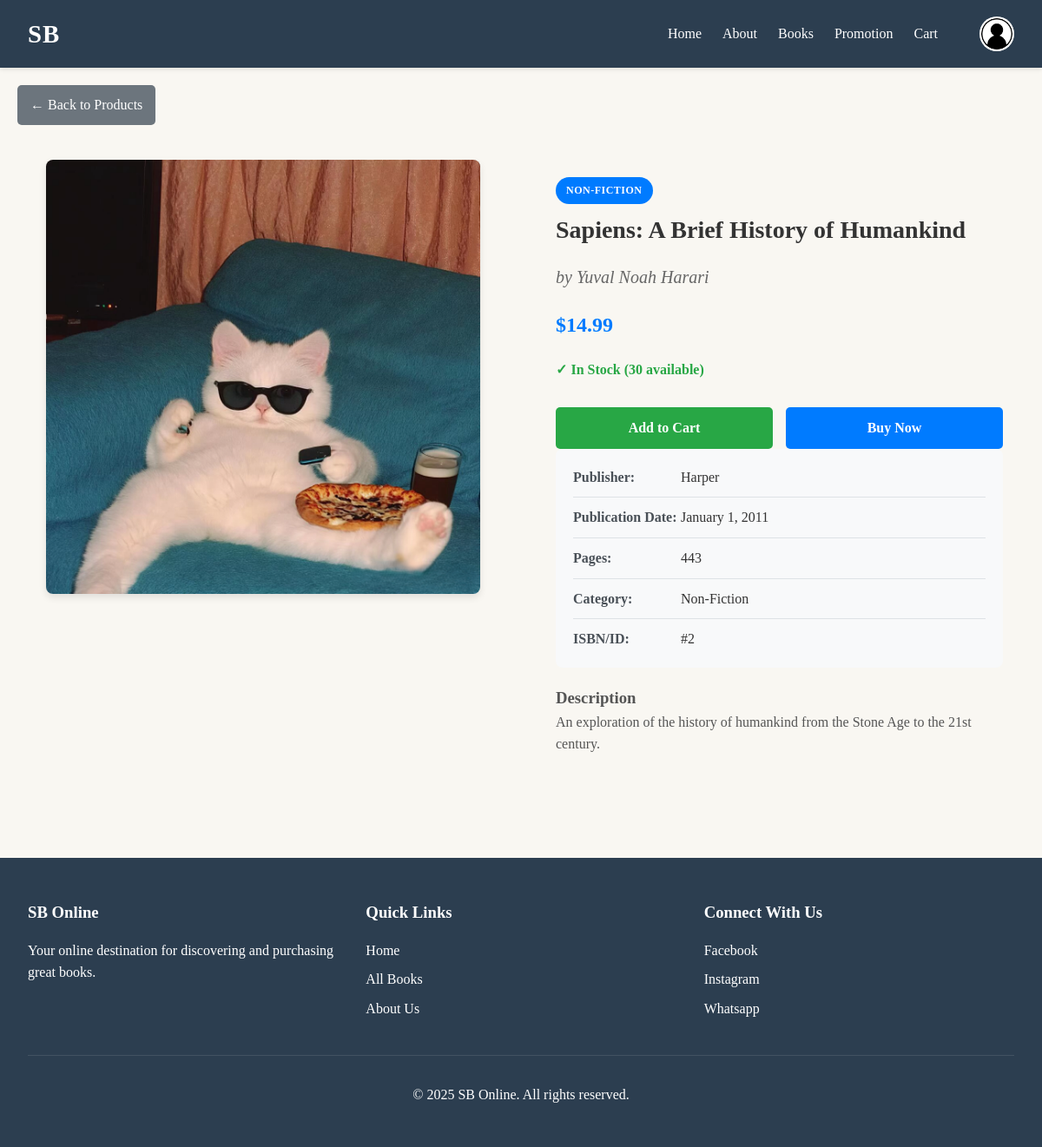
Screenshot of /page/product_details.php?id=2 (signed in) with the database file from the repository.
### tables this page shows
CREATE TABLE `products` (
  `id` int(11) NOT NULL,
  `category_id` int(11) DEFAULT NULL,
  `title` varchar(255) NOT NULL,
  `author` varchar(255) NOT NULL,
  `price` decimal(10,2) NOT NULL,
  `description` text DEFAULT NULL,
  `publisher` varchar(255) DEFAULT NULL,
  `publication_date` date DEFAULT NULL,
  `pages` int(11) DEFAULT NULL,
  `cover_image` varchar(255) DEFAULT NULL,
  `images` longtext DEFAULT NULL CHECK (json_valid(`images`)),
  `stock_quantity` int(11) DEFAULT 0,
  `low_stock_threshold` int(11) DEFAULT 10,
  `stock_status` enum('in_stock','low_stock','out_of_stock') DEFAULT 'in_stock',
  `needs_reorder` enum('yes','no') DEFAULT 'no',
  `last_restocked` date DEFAULT NULL,
  `created_at` timestamp NOT NULL DEFAULT current_timestamp(),
  `updated_at` timestamp NOT NULL DEFAULT current_timestamp() ON UPDATE current_timestamp()
);

CREATE TABLE `categories` (
  `id` int(11) NOT NULL,
  `name` varchar(255) NOT NULL,
  `description` text DEFAULT NULL,
  `sort_order` int(11) DEFAULT 0,
  `created_at` timestamp NOT NULL DEFAULT current_timestamp(),
  `updated_at` timestamp NOT NULL DEFAULT current_timestamp() ON UPDATE current_timestamp()
);

### page/product_details.php (the view, shortened to what this page needs)
<?php
$host = 'localhost';
$dbname = 'sbonline';
$username = 'root';
$password = '';
$productImages = [];
$error = '';
if (!isset($_GET['id']) || empty($_GET['id'])) {
    $error = "Product ID is required.";
} else {
    $productId = intval($_GET['id']);
    try {
        $pdo = new PDO("mysql:host=$host;dbname=$dbname;charset=utf8", $username, $password);
        $pdo->setAttribute(PDO::ATTR_ERRMODE, PDO::ERRMODE_EXCEPTION);
        $sql = "SELECT p.*, c.name as category_name, c.id as category_id
                FROM products p
                LEFT JOIN categories c ON p.category_id = c.id
                WHERE p.id = ?";
        $stmt = $pdo->prepare($sql);
        $stmt->execute([$productId]);
        $product = $stmt->fetch(PDO::FETCH_ASSOC);
        if (!$product) {
            $error = "Product not found.";
        } else {
            $productImages = json_decode($product['images'] ?? '[]', true);
        }
    } catch (PDOException $e) {
        $error = "Database error: " . $e->getMessage();
    }
}
include '../sb_head.php';
?>
<!DOCTYPE html>
<html lang="en">
<head>
    <link rel="stylesheet" href="/css/product.css">
</head>
<body>
    <div class="product-details-container">
        <?php if ($error): ?>
            <div class="error-message">
                <h3>Error</h3>
                <p><?php echo htmlspecialchars($error); ?></p>
                <a href="product.php" class="back-button">Back to Products</a>
            </div>
        <?php elseif ($product): ?>
            <a href="product_view.php" class="back-button">&larr; Back to Products</a>
            <div class="product-details">
                <div class="product-images">
                    <div class="main-image">
                        <?php if (!empty($productImages)): ?>
                            <img src="uploads/products/<?php echo htmlspecialchars($productImages[0]); ?>"
                                 alt="<?php echo htmlspecialchars($product['title']); ?>"
                                 id="mainProductImage">
                        <?php else: ?>
                            <div class="no-image" style="height: 400px; display: flex; align-items: center; justify-content: center; background: #f8f9fa; border-radius: 8px;">
                                No Image Available
                            </div>
                        <?php endif; ?>
                    </div>
                </div>
                <div class="product-info">
                    <?php if (!empty($product['category_name'])): ?>
                        <div class="product-category category-highlight">
                            <?php echo htmlspecialchars($product['category_name']); ?>
                        </div>
                    <?php endif; ?>
                    <h1 class="product-title"><?php echo htmlspecialchars($product['title']); ?></h1>
                    <p class="product-author">by <?php echo htmlspecialchars($product['author']); ?></p>
                    <div class="product-price">$<?php echo number_format($product['price'], 2); ?></div>
                    <div class="stock-info">
                        <?php if ($product['stock_quantity'] > 0): ?>
                            <span class="in-stock">✓ In Stock (<?php echo $product['stock_quantity']; ?> available)</span>
                        <?php else: ?>
                            <span class="out-of-stock">✗ Out of Stock</span>
                        <?php endif; ?>
                    </div>
                    <div class="action-buttons">
                        <?php if ($product['stock_quantity'] > 0): ?>
                            <button class="add-to-cart-btn"
                                onclick="addToCart(<?php echo $product['id']; ?>)">
                                Add to Cart
                            </button>
                            <button class="buy-now-btn"
                                onclick="buyNow(<?php echo $product['id']; ?>)">
                                Buy Now
                            </button>
                        <?php else: ?>
                            <button class="add-to-cart-btn" disabled>Out of Stock</button>
                            <button class="buy-now-btn" disabled>Notify Me</button>
                        <?php endif; ?>
                    </div>
                    <div class="product-meta-details">
                        <div class="meta-item">
                            <span class="meta-label">Publisher:</span>
                            <span class="meta-value">
                                <?php echo !empty($product['publisher']) ? htmlspecialchars($product['publisher']) : 'Not specified'; ?>
                            </span>
                        </div>
                        <div class="meta-item">
                            <span class="meta-label">Publication Date:</span>
                            <span class="meta-value">
                                <?php echo !empty($product['publication_date']) ? date('F j, Y', strtotime($product['publication_date'])) : 'Not specified'; ?>
                            </span>
                        </div>
                        <div class="meta-item">
                            <span class="meta-label">Pages:</span>
                            <span class="meta-value">
                                <?php echo !empty($product['pages']) ? number_format($product['pages']) : 'Not specified'; ?>
                            </span>
                        </div>
                        <div class="meta-item">
                            <span class="meta-label">Category:</span>
                            <span class="meta-value">
                                <?php echo !empty($product['category_name']) ? htmlspecialchars($product['category_name']) : 'Uncategorized'; ?>
                            </span>
                        </div>
                        <div class="meta-item">
                            <span class="meta-label">ISBN/ID:</span>
                            <span class="meta-value">#<?php echo $product['id']; ?></span>
                        </div>
                    </div>
                    <?php if (!empty($product['description'])): ?>
                        <div class="product-description-full">
                            <h3>Description</h3>
                            <p><?php echo nl2br(htmlspecialchars($product['description'])); ?></p>
                        </div>
                    <?php endif; ?>
                </div>
            </div>
        <?php endif; ?>
    </div>
</body>
</html>
<?php
include '../sb_foot.php';

### css/sb_style.css (style rules this page uses)
* { margin: 0; padding: 0; box-sizing: border-box; font-family: "Georgia", serif; }
body { background-color: #f9f7f2; color: #333; line-height: 1.6; }
a { text-decoration: none; color: inherit; }

### css/product.css (style rules this page uses)
.product-category { display: inline-block; background: #e9ecef; color: #495057; padding: 6px 12px; border-radius: 16px; font-size: 12px; margin-bottom: 12px; font-weight: 500; text-transform: uppercase; letter-spacing: 0.5px; }
.category-highlight { background: #007bff; color: white; font-weight: 600; }
.product-details { padding: 0 5px; }
.product-title { font-size: 18px; font-weight: 600; color: #333; margin-bottom: 8px; line-height: 1.3; min-height: 46px; display: -webkit-box; -webkit-line-clamp: 2; -webkit-box-orient: vertical; overflow: hidden; }
.product-author { font-size: 14px; color: #666; margin-bottom: 12px; font-style: italic; min-height: 20px; }
.product-price { font-size: 20px; font-weight: bold; color: #007bff; margin-bottom: 15px; }
.add-to-cart-btn { background: #28a745; color: white; flex: 2; padding: 12px; border: none; border-radius: 6px; cursor: pointer; font-size: 14px; font-weight: 600; transition: background 0.3s; }
.product-details-container { max-width: 1200px; margin: 0 auto; padding: 20px; }
.back-button { display: inline-block; margin-bottom: 20px; padding: 10px 15px; background: #6c757d; color: white; text-decoration: none; border-radius: 5px; transition: background 0.3s; }
.product-details { display: grid; grid-template-columns: 1fr 1fr; gap: 40px; margin-top: 20px; }
.product-images { position: sticky; top: 20px; }
.main-image { text-align: center; margin-bottom: 20px; }
.main-image img { max-width: 100%; max-height: 500px; border-radius: 8px; box-shadow: 0 4px 8px rgba(0, 0, 0, 0.1); }
.product-info { padding: 20px; }
.product-title { font-size: 28px; margin-bottom: 10px; color: #333; }
.product-author { font-size: 20px; color: #666; margin-bottom: 20px; font-style: italic; }
.product-price { font-size: 24px; font-weight: bold; color: #007bff; margin-bottom: 20px; }
.product-meta-details { background: #f8f9fa; padding: 20px; border-radius: 8px; margin-bottom: 20px; }
.meta-item { margin-bottom: 10px; padding-bottom: 10px; border-bottom: 1px solid #dee2e6; }
.meta-item:last-child { margin-bottom: 0; padding-bottom: 0; border-bottom: none; }
.meta-label { font-weight: bold; color: #495057; display: inline-block; width: 120px; }
.meta-value { color: #333; }
.product-description-full { line-height: 1.6; color: #555; margin-bottom: 30px; }
.stock-info { margin-bottom: 30px; font-size: 16px; }
.in-stock { color: #28a745; font-weight: bold; }
.action-buttons { display: flex; gap: 15px; margin-top: 30px; }
.add-to-cart-btn, .buy-now-btn { padding: 15px 30px; border: none; border-radius: 5px; font-size: 16px; cursor: pointer; transition: background 0.3s; flex: 1; font-weight: 600; }
.add-to-cart-btn { background: #28a745; color: white; }
.buy-now-btn { background: #007bff; color: white; }

### rows the page displays
products: category.name "NON-FICTION", title "Sapiens: A Brief History of Humankind", author "Yuval Noah Harari", price "14.99", stock_quantity "30", publisher "Harper", publication_date "January 1, 2011", pages "443", category.name "Non-Fiction", id "2", description "An exploration of the history of humankind from the Stone Age to the 21st century."
